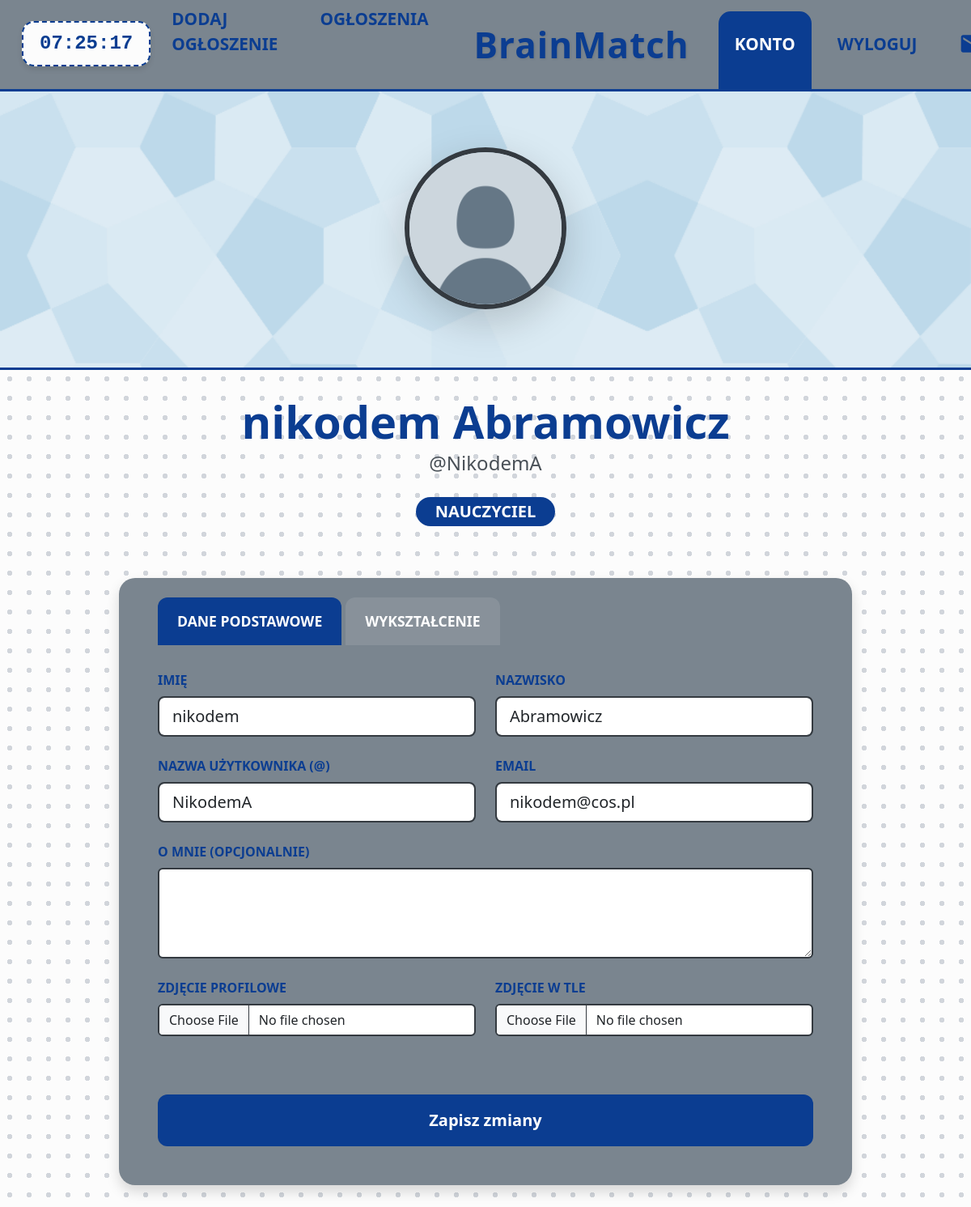
Page /account (signed in) on the committed database.
### app/models.py (models this page shows, shortened)
class User(db.Model, UserMixin):
    id = db.Column(db.Integer, primary_key=True)
    username = db.Column(db.String(20), unique=True, nullable=False)
    email = db.Column(db.String(120), unique=True, nullable=False)
    password_hash = db.Column(db.String(128), nullable=False) #wergzueg
    role = db.Column(db.String(10), nullable=False, default='student')
    profile_pic = db.Column(db.String(20), nullable=False, default='default_profile.jpg')
    cover_pic = db.Column(db.String(20), nullable=False, default='default_cover.jpg')
    bio = db.Column(db.Text, nullable=True)
    first_name = db.Column(db.String(50), nullable=True)
    last_name = db.Column(db.String(50), nullable=True)
    education = db.Column(db.Text, nullable=True)
    ads = db.relationship('Ad', backref='author', lazy=True)
    messages_sent = db.relationship('Message', foreign_keys='Message.sender_id', backref='author', lazy='dynamic')
    messages_received = db.relationship('Message', foreign_keys='Message.recipient_id', backref='recipient', lazy='dynamic')

### app/auth.py (the view)
@auth.route('/account', methods=['GET', 'POST'])
@login_required
def account():
    form = UpdateAccountForm()
    if form.validate_on_submit():
        if form.profile_pic.data:
            pic_file = save_picture(form.profile_pic.data, 'profile_pics')
            current_user.profile_pic = pic_file
        if form.cover_pic.data:
            cover_file = save_picture(form.cover_pic.data, 'cover_pics')
            current_user.cover_pic = cover_file
        current_user.username = form.username.data
        current_user.email = form.email.data
        current_user.first_name = form.first_name.data
        current_user.last_name = form.last_name.data
        current_user.bio = form.bio.data
        current_user.education = form.education.data
        db.session.commit()
        flash('Twój profil został zaktualizowany!', 'success')
        return redirect(url_for('auth.account'))
    elif request.method == 'GET':
        form.username.data = current_user.username
        form.email.data = current_user.email
        form.first_name.data = current_user.first_name
        form.last_name.data = current_user.last_name
        form.bio.data = current_user.bio
        form.education.data = current_user.education
    profile_pic = url_for('static', filename='profile_pics/' + current_user.profile_pic)
    cover_pic = url_for('static', filename='cover_pics/' + current_user.cover_pic)
    return render_template('account.html', title='Konto',
                           profile_pic=profile_pic, cover_pic=cover_pic, form=form)

### app/forms.py (shortened to what this page needs)
class UpdateAccountForm(FlaskForm):
    username = StringField('Nazwa użytkownika', validators=[DataRequired(), Length(min=2, max=20)])
    email = StringField('Email', validators=[DataRequired(), Email()])
    first_name = StringField('Imię (opcjonalnie)')
    last_name = StringField('Nazwisko (opcjonalnie)')
    bio = TextAreaField('O mnie (opcjonalnie)')
    education = TextAreaField('Wykształcenie')
    profile_pic = FileField('Zmień zdjęcie profilowe', validators=[FileAllowed(['jpg', 'png', 'jpeg'])])
    cover_pic = FileField('Zmień zdjęcie w tle', validators=[FileAllowed(['jpg', 'png', 'jpeg'])])
    submit = SubmitField('Zapisz zmiany')

### app/models.py (called while the page is built)
@login_manager.user_loader
def load_user(user_id):
    return User.query.get(int(user_id))

### app/templates/account.html (shortened to what this page needs)
{% extends "base.html" %}
{% block fluid_content %}
    <div class="position-relative" style="width: 100vw; height: 350px; background: url('{{ cover_pic }}') center/cover no-repeat; margin-top: -3px; z-index: 10;">
        <div class="position-absolute bottom-0 start-0 w-100" style="height: 3px; background-color: var(--main-accent); transition: background-color 0.3s ease;"></div>
        <div class="position-absolute top-50 start-50 translate-middle">
            <img src="{{ profile_pic }}" class="rounded-circle shadow-lg" style="width: 200px; height: 200px; object-fit: cover; border: 6px solid #343a40;">
        </div>
    </div>
{% endblock %}
{% block content %}
<div class="container mb-5" style="margin-top: 30px;">
    <div class="text-center mb-5">
        {% if current_user.first_name and current_user.last_name %}
            <h1 class="fw-bold mb-0" style="color: var(--main-accent); font-size: 3.5rem; transition: color 0.3s ease;">{{ current_user.first_name }} {{ current_user.last_name }}</h1>
            <p class="fs-4" style="color: #495057;">@{{ current_user.username }}</p>
        {% else %}
            <h1 class="fw-bold mb-0" style="color: var(--main-accent); font-size: 3.5rem; transition: color 0.3s ease;">{{ current_user.username | upper }}</h1>
        {% endif %}
        <p class="badge fs-5 px-4 py-2 mt-2" style="border-radius: 20px; background-color: var(--main-accent) !important; color: var(--text-on-accent) !important;">
            {{ 'NAUCZYCIEL' if current_user.role == 'teacher' else 'UCZEŃ' }}
        </p>
    </div>
    <div class="row justify-content-center">
        <div class="col-md-10">
            <div class="card shadow border-0" style="background-color: var(--card-bg); border-radius: 20px; transition: background-color 0.3s ease;">
                <div class="card-header border-0 bg-transparent pt-4 px-5">
                    <ul class="nav nav-tabs border-0" id="profileTabs" role="tablist">
                        <li class="nav-item" role="presentation">
                            <button class="nav-link active fw-bold py-3 px-4 border-0 text-white" id="basic-tab" data-bs-toggle="tab" data-bs-target="#basic" type="button" role="tab"
                                style="background-color: rgba(255,255,255,0.1); border-radius: 12px 12px 0 0; font-size: 1.1rem; margin-right: 5px;">
                                DANE PODSTAWOWE
                            </button>
                        </li>
                        <li class="nav-item" role="presentation">
                            <button class="nav-link fw-bold py-3 px-4 border-0 text-white" id="edu-tab" data-bs-toggle="tab" data-bs-target="#edu" type="button" role="tab"
                                style="background-color: rgba(255,255,255,0.1); border-radius: 12px 12px 0 0; font-size: 1.1rem;">
                                WYKSZTAŁCENIE
                            </button>
                        </li>
                    </ul>
                </div>
                <div class="card-body p-5 pt-4">
                    <form method="POST" action="" enctype="multipart/form-data">
                        <div class="tab-content" id="profileTabsContent">
                            <div class="tab-pane fade show active" id="basic" role="tabpanel">
                                <div class="row mb-4">
                                    <div class="col-md-6">
                                        <label class="form-label fw-bold" style="color: var(--main-accent);">IMIĘ</label>
                                        {{ form.first_name(class="form-control form-control-lg", style="border: 2px solid #343a40;") }}
                                    </div>
                                    <div class="col-md-6">
                                        <label class="form-label fw-bold" style="color: var(--main-accent);">NAZWISKO</label>
                                        {{ form.last_name(class="form-control form-control-lg", style="border: 2px solid #343a40;") }}
                                    </div>
                                </div>
                                <div class="row mb-4">
                                    <div class="col-md-6">
                                        <label class="form-label fw-bold" style="color: var(--main-accent);">NAZWA UŻYTKOWNIKA (@)</label>
                                        {{ form.username(class="form-control form-control-lg", style="border: 2px solid #343a40;") }}
                                    </div>
                                    <div class="col-md-6">
                                        <label class="form-label fw-bold" style="color: var(--main-accent);">EMAIL</label>
                                        {{ form.email(class="form-control form-control-lg", style="border: 2px solid #343a40;") }}
                                    </div>
                                </div>
                                <div class="mb-4">
                                    <label class="form-label fw-bold" style="color: var(--main-accent);">O MNIE (OPCJONALNIE)</label>
                                    {{ form.bio(class="form-control", style="border: 2px solid #343a40;", rows="4") }}
                                </div>
                                <div class="row">
                                    <div class="col-md-6 mb-4">
                                        <label class="form-label fw-bold" style="color: var(--main-accent);">ZDJĘCIE PROFILOWE</label>
                                        {{ form.profile_pic(class="form-control", style="border: 2px solid #343a40;") }}
                                    </div>
                                    <div class="col-md-6 mb-4">
                                        <label class="form-label fw-bold" style="color: var(--main-accent);">ZDJĘCIE W TLE</label>
                                        {{ form.cover_pic(class="form-control", style="border: 2px solid #343a40;") }}
                                    </div>
                                </div>
                            </div>
                        </div>
                        <div class="d-grid mt-5">
                            {{ form.submit(class="btn fw-bold btn-lg py-3", style="background-color: var(--main-accent); color: var(--text-on-accent); border-radius: 12px; transition: all 0.3s ease;") }}
                        </div>
                    </form>
                </div>
            </div>
        </div>
    </div>
</div>
{% endblock %}

### app/templates/base.html (style rules this page uses)
:root { --bg-color: #fcfcfc; --dot-color: #d1d5db; --main-accent: #0b3d91; --navbar-bg: #7a858f; --card-bg: #7a858f; --text-on-accent: #ffffff; --text-main: #343a40; --logo-color: #0b3d91; --form-label: #0b3d91; }
body { background-color: var(--bg-color) !important; background-image: radial-gradient(var(--dot-color) 3px, transparent 3px) !important; background-size: 24px 24px !important; min-height: 100vh; overflow-x: hidden; padding-top: 110px; color: var(--text-main); transition: background-color 0.3s ease, color 0.3s ease; }

### app/templates/account.html (style rules this page uses)
.nav-tabs .nav-link.active { background-color: var(--main-accent) !important; color: var(--text-on-accent) !important; transition: all 0.3s ease; }

### rows in the picture
User: first_name "nikodem", last_name "Abramowicz", username "NikodemA", role "NAUCZYCIEL", email "nikodem@cos.pl"
